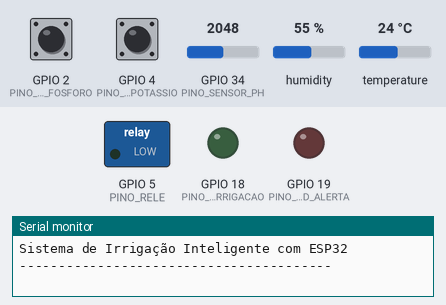
Bench run of a sketch on a simulated ESP32. Parts: switched loads named in the sketch (green lamp = pin HIGH), output pins drawn as LEDs (lit = HIGH), the last lines printed to the serial monitor. The test bench sets the inputs (shaded band); at power-on: humidity 55 %, GPIO 34 (PINO_SENSOR_PH) = 2048, GPIO 2 (PINO_SENSOR_FOSFORO) HIGH, GPIO 4 (PINO_SENSOR_POTASSIO) HIGH, temperature 24 °C.

Above: at 3.2 s.
3.3 s: humidity set to 22 %
At 5.4 s:
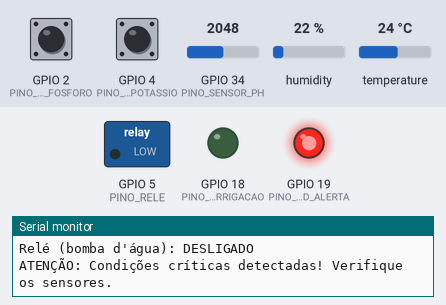
10.0 s: GPIO 34 (PINO_SENSOR_PH) set to 2866
16.7 s: GPIO 2 (PINO_SENSOR_FOSFORO) driven LOW
26.5 s: GPIO 4 (PINO_SENSOR_POTASSIO) driven LOW
36.5 s: GPIO 34 (PINO_SENSOR_PH) set to 2125
43.2 s: GPIO 34 (PINO_SENSOR_PH) set to 2032
At 46.2 s:
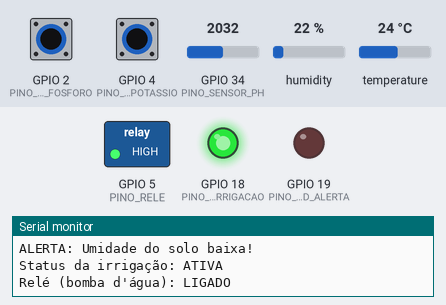
Timing chart, 0 to 47.7 s (numbered marks = the images above; inputs shaded):
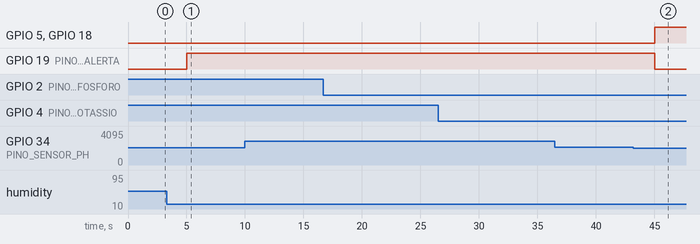

Measured:
- after the input at 43.2 s, GPIO 5 (PINO_RELE), GPIO 18 (PINO_LED_IRRIGACAO): LOW → HIGH after 1.8 s; GPIO 19 (PINO_LED_ALERTA): HIGH → LOW after 1.8 s

The sketch:

esp32_irrigacao.ino
```cpp
#include <DHT.h>
#include <WiFi.h>

// Definição dos pinos do ESP32
#define PINO_SENSOR_FOSFORO 2    // Botão para simular sensor de fósforo
#define PINO_SENSOR_POTASSIO 4   // Botão para simular sensor de potássio
#define PINO_SENSOR_PH 34        // LDR para simular sensor de pH (pino analógico)
#define PINO_DHT 15              // Sensor DHT22 para umidade
#define PINO_RELE 5              // Relé para controlar a bomba d'água
#define PINO_LED_IRRIGACAO 18    // LED que indica irrigação ativa
#define PINO_LED_ALERTA 19       // LED que indica condições críticas

// Configuração do sensor DHT
#define DHTTYPE DHT22
DHT dht(PINO_DHT, DHTTYPE);

// Variáveis para armazenar os valores dos sensores
bool nivelFosforo = false;       // false = baixo, true = adequado
bool nivelPotassio = false;      // false = baixo, true = adequado
int valorPH = 0;                 // Valor bruto do LDR
float phCalculado = 0.0;         // pH calculado (0-14)
float umidadeSolo = 0.0;         // Umidade do solo (%)

// Limites para tomada de decisão
const float LIMITE_UMIDADE_BAIXA = 30.0;  // Abaixo disso, solo seco
const float LIMITE_UMIDADE_ALTA = 70.0;   // Acima disso, solo muito úmido
const float PH_IDEAL_MIN = 5.5;           // pH mínimo ideal
const float PH_IDEAL_MAX = 7.0;           // pH máximo ideal

// Estado do sistema
bool irrigacaoAtiva = false;
bool condicaoCritica = false;

// Intervalo de leitura dos sensores (em milissegundos)
const unsigned long INTERVALO_LEITURA = 5000;
unsigned long ultimaLeitura = 0;

void setup() {
  // Inicializa a comunicação serial
  Serial.begin(115200);
  Serial.println("\nSistema de Irrigação Inteligente com ESP32");
  Serial.println("----------------------------------------");

  // Configura os pinos
  pinMode(PINO_SENSOR_FOSFORO, INPUT_PULLUP);  // Botão com resistor pull-up interno
  pinMode(PINO_SENSOR_POTASSIO, INPUT_PULLUP); // Botão com resistor pull-up interno
  pinMode(PINO_SENSOR_PH, INPUT);              // LDR como entrada analógica
  pinMode(PINO_RELE, OUTPUT);                  // Relé como saída
  pinMode(PINO_LED_IRRIGACAO, OUTPUT);         // LED como saída
  pinMode(PINO_LED_ALERTA, OUTPUT);            // LED como saída

  // Inicializa o relé e LEDs desligados
  digitalWrite(PINO_RELE, LOW);
  digitalWrite(PINO_LED_IRRIGACAO, LOW);
  digitalWrite(PINO_LED_ALERTA, LOW);

  // Inicializa o sensor DHT
  dht.begin();

  delay(2000); // Aguarda a estabilização dos sensores
}

void loop() {
  // Verifica se é hora de fazer uma nova leitura
  unsigned long tempoAtual = millis();

  if (tempoAtual - ultimaLeitura >= INTERVALO_LEITURA) {
    ultimaLeitura = tempoAtual;

    // Leitura dos sensores
    lerSensores();

    // Exibe os valores no monitor serial
    exibirDados();

    // Toma decisões com base nos dados dos sensores
    tomarDecisoes();
  }
}

void lerSensores() {
  // Lê o sensor de fósforo (botão)
  nivelFosforo = !digitalRead(PINO_SENSOR_FOSFORO); // Invertido devido ao pull-up

  // Lê o sensor de potássio (botão)
  nivelPotassio = !digitalRead(PINO_SENSOR_POTASSIO); // Invertido devido ao pull-up

  // Lê o sensor de pH (LDR)
  valorPH = analogRead(PINO_SENSOR_PH);
  // Converte o valor do LDR para uma escala de pH (0-14)
  // ESP32 tem resolução de 12 bits (0-4095) em vez de 10 bits (0-1023) do Arduino
  phCalculado = map(valorPH, 0, 4095, 0, 140) / 10.0;

  // Lê o sensor de umidade (DHT22)
  umidadeSolo = dht.readHumidity();

  // Verifica se a leitura do DHT22 falhou
  if (isnan(umidadeSolo)) {
    Serial.println("Falha na leitura do sensor DHT!");
    umidadeSolo = 0.0;
  }
}

void exibirDados() {
  Serial.println("\n--- Leitura dos Sensores ---");

  // Exibe o status do fósforo
  Serial.print("Fósforo: ");
  Serial.println(nivelFosforo ? "Adequado" : "Baixo");

  // Exibe o status do potássio
  Serial.print("Potássio: ");
  Serial.println(nivelPotassio ? "Adequado" : "Baixo");

  // Exibe o valor do pH
  Serial.print("pH: ");
  Serial.println(phCalculado);

  // Exibe a umidade do solo
  Serial.print("Umidade do solo: ");
  Serial.print(umidadeSolo);
  Serial.println("%");
}

void tomarDecisoes() {
  bool necessitaIrrigacao = false;
  condicaoCritica = false;

  // Verifica se a umidade está baixa
  if (umidadeSolo < LIMITE_UMIDADE_BAIXA) {
    Serial.println("ALERTA: Umidade do solo baixa!");
    necessitaIrrigacao = true;
  }

  // Verifica se a umidade está muito alta
  if (umidadeSolo > LIMITE_UMIDADE_ALTA) {
    Serial.println("ALERTA: Umidade do solo muito alta!");
    condicaoCritica = true;
  }

  // Verifica se o pH está fora da faixa ideal
  if (phCalculado < PH_IDEAL_MIN || phCalculado > PH_IDEAL_MAX) {
    Serial.println("ALERTA: pH fora da faixa ideal!");
    condicaoCritica = true;
  }

  // Verifica se os níveis de nutrientes estão baixos
  if (!nivelFosforo) {
    Serial.println("ALERTA: Nível de fósforo baixo!");
    condicaoCritica = true;
  }

  if (!nivelPotassio) {
    Serial.println("ALERTA: Nível de potássio baixo!");
    condicaoCritica = true;
  }

  // Atualiza o estado da irrigação
  irrigacaoAtiva = necessitaIrrigacao && !condicaoCritica;

  // Controla o relé e os LEDs
  digitalWrite(PINO_RELE, irrigacaoAtiva ? HIGH : LOW);
  digitalWrite(PINO_LED_IRRIGACAO, irrigacaoAtiva ? HIGH : LOW);
  digitalWrite(PINO_LED_ALERTA, condicaoCritica ? HIGH : LOW);

  // Exibe o status da irrigação
  Serial.print("Status da irrigação: ");
  Serial.println(irrigacaoAtiva ? "ATIVA" : "DESATIVADA");
  Serial.print("Relé (bomba d'água): ");
  Serial.println(irrigacaoAtiva ? "LIGADO" : "DESLIGADO");

  if (condicaoCritica) {
    Serial.println("ATENÇÃO: Condições críticas detectadas! Verifique os sensores.");
  }
}
```
